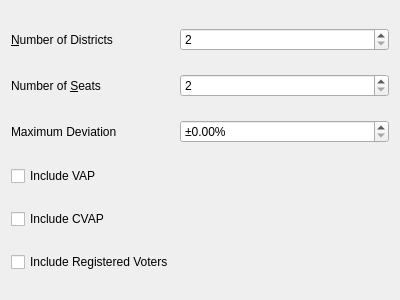
<?xml version="1.0" encoding="UTF-8"?>
<ui version="4.0">
 <class>wzpPlanParameters</class>
 <widget class="QWizardPage" name="wzpPlanParameters">
  <property name="geometry">
   <rect>
    <x>0</x>
    <y>0</y>
    <width>400</width>
    <height>300</height>
   </rect>
  </property>
  <property name="windowTitle">
   <string>WizardPage</string>
  </property>
  <layout class="QGridLayout" name="gridLayout">
   <item row="0" column="0">
    <widget class="QLabel" name="lblNumDistricts">
     <property name="text">
      <string>&amp;Number of Districts</string>
     </property>
     <property name="buddy">
      <cstring>sbxNumDistricts</cstring>
     </property>
    </widget>
   </item>
   <item row="0" column="2">
    <widget class="QSpinBox" name="sbxNumDistricts">
     <property name="toolTip">
      <string>Enter the total number of districts in your plan</string>
     </property>
     <property name="minimum">
      <number>2</number>
     </property>
     <property name="maximum">
      <number>1000</number>
     </property>
    </widget>
   </item>
   <item row="1" column="0">
    <widget class="QLabel" name="lblNumSeats">
     <property name="text">
      <string>Number of &amp;Seats</string>
     </property>
     <property name="buddy">
      <cstring>sbxNumSeats</cstring>
     </property>
    </widget>
   </item>
   <item row="1" column="2">
    <widget class="QSpinBox" name="sbxNumSeats">
     <property name="toolTip">
      <string>Enter the number of seats that are elected from the districts in this plan</string>
     </property>
     <property name="minimum">
      <number>2</number>
     </property>
     <property name="maximum">
      <number>1000</number>
     </property>
     <property name="value">
      <number>2</number>
     </property>
    </widget>
   </item>
   <item row="2" column="0">
    <widget class="QLabel" name="lblMaxDeviation">
     <property name="text">
      <string>Maximum Deviation</string>
     </property>
    </widget>
   </item>
   <item row="3" column="0">
    <widget class="QCheckBox" name="cbIncludeVAP">
     <property name="text">
      <string>Include VAP</string>
     </property>
    </widget>
   </item>
   <item row="4" column="0">
    <widget class="QCheckBox" name="cbIncludeCVAP">
     <property name="text">
      <string>Include CVAP</string>
     </property>
    </widget>
   </item>
   <item row="5" column="0" colspan="2">
    <widget class="QCheckBox" name="cbIncludeReg">
     <property name="text">
      <string>Include Registered Voters</string>
     </property>
    </widget>
   </item>
   <item row="2" column="2">
    <widget class="QDoubleSpinBox" name="sbxMaxDeviation">
     <property name="sizePolicy">
      <sizepolicy hsizetype="Expanding" vsizetype="Fixed">
       <horstretch>0</horstretch>
       <verstretch>0</verstretch>
      </sizepolicy>
     </property>
     <property name="prefix">
      <string>±</string>
     </property>
     <property name="suffix">
      <string>%</string>
     </property>
     <property name="singleStep">
      <double>0.100000000000000</double>
     </property>
    </widget>
   </item>
  </layout>
 </widget>
 <tabstops>
  <tabstop>sbxNumDistricts</tabstop>
  <tabstop>sbxNumSeats</tabstop>
  <tabstop>sbxMaxDeviation</tabstop>
  <tabstop>cbIncludeVAP</tabstop>
  <tabstop>cbIncludeCVAP</tabstop>
  <tabstop>cbIncludeReg</tabstop>
 </tabstops>
 <resources/>
 <connections/>
</ui>
